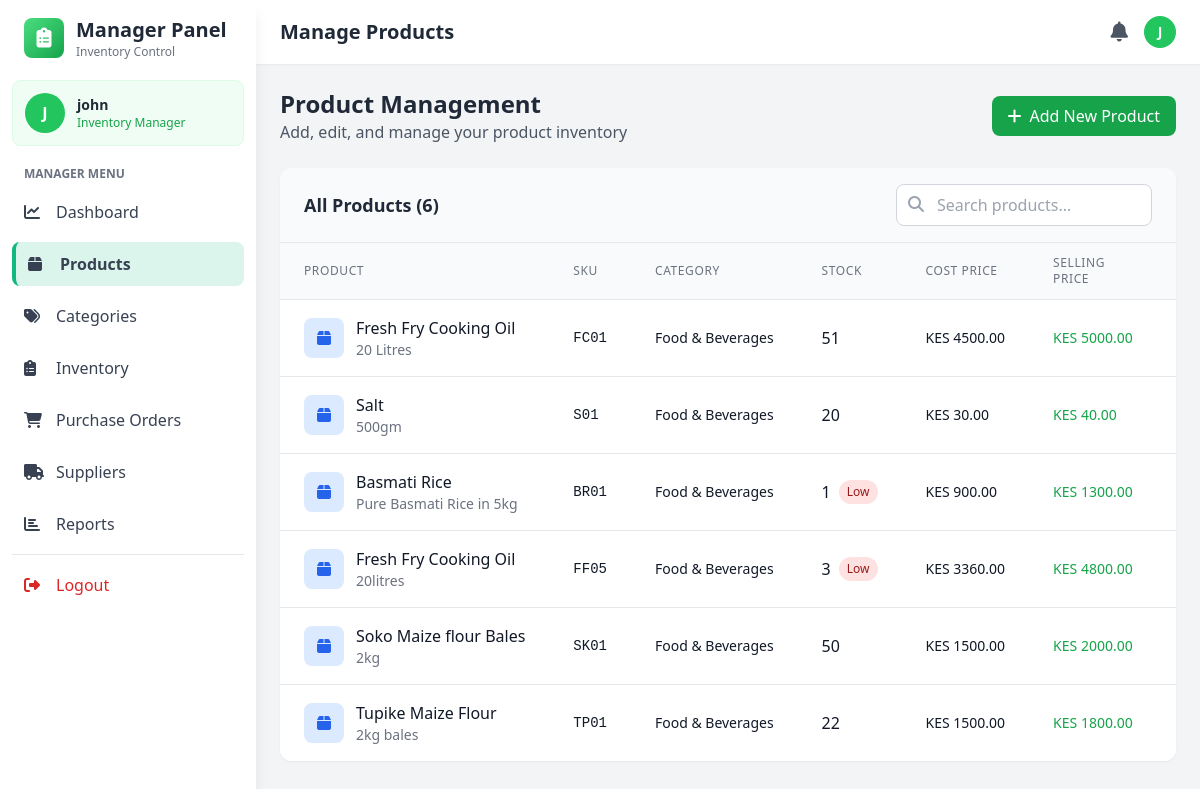
The page /manager/products (signed in) on the database as committed earlier.
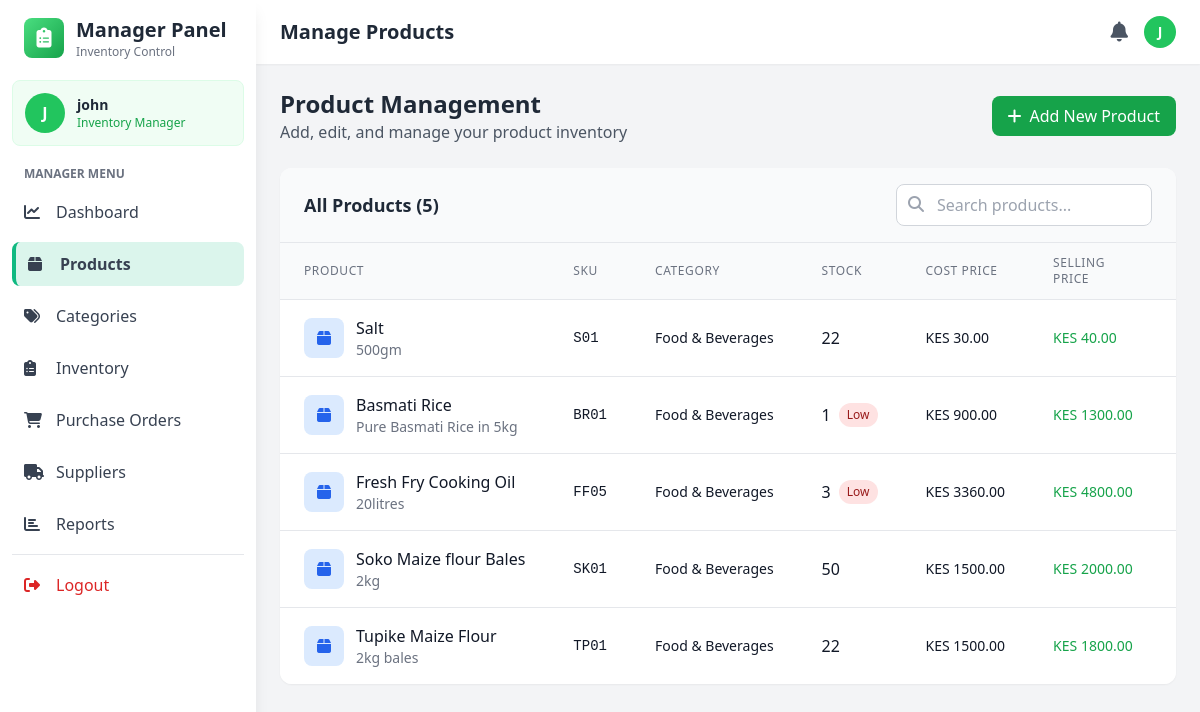
The same page on the database as committed later.
### models.py (models this page shows, shortened)
class Product(db.Model):
    __tablename__ = 'products'
    id = db.Column(db.Integer, primary_key=True)
    name = db.Column(db.String(200), nullable=False)
    sku = db.Column(db.String(50), unique=True, nullable=False)  # Stock code
    description = db.Column(db.Text)
    cost_price = db.Column(db.Float, nullable=False)
    selling_price = db.Column(db.Float, nullable=False)
    quantity = db.Column(db.Integer, default=0)
    reorder_level = db.Column(db.Integer, default=10)
    category_id = db.Column(db.Integer, db.ForeignKey('categories.id'), nullable=False)
    supplier_id = db.Column(db.Integer, db.ForeignKey('suppliers.id'), nullable=False)
    created_at = db.Column(db.DateTime, default=datetime.utcnow)
    updated_at = db.Column(db.DateTime, default=datetime.utcnow, onupdate=datetime.utcnow)
    is_active = db.Column(db.Boolean, default=True)
    image_url = db.Column(db.String(500))  # For Cloudinary image URLs
    unit = db.Column(db.String(50), default='piece')  # piece, kg, liter, pack, box, etc.
    category = db.relationship('Category', backref='products')
    supplier = db.relationship('Supplier', backref='products')

class Category(db.Model):
    __tablename__ = 'categories'
    id = db.Column(db.Integer, primary_key=True)
    name = db.Column(db.String(100), unique=True, nullable=False)
    description = db.Column(db.Text)
    created_at = db.Column(db.DateTime, default=datetime.utcnow)

### app.py (the view)
@app.route('/manager/products')
@login_required
def manage_products():
    if current_user.role not in ['admin', 'manager']:
        flash('Access denied. Manager access required.', 'danger')
        return redirect(url_for('index'))
    products = Product.query.all()
    categories = Category.query.all()
    suppliers = Supplier.query.all()
    return render_template('manager/products.html',
                         products=products,
                         categories=categories,
                         suppliers=suppliers)

### app.py (called while the page is built)
@login_manager.user_loader
def load_user(user_id):
    return User.query.get(int(user_id))

### templates/manager/products.html (shortened to what the changed rows need)
<!DOCTYPE html>
<html lang="en">
<head>
    <script src="https://cdn.tailwindcss.com"></script>
    <link rel="stylesheet" href="https://cdnjs.cloudflare.com/ajax/libs/font-awesome/6.4.0/css/all.min.css">
</head>
<body class="bg-gray-100">
    <aside class="fixed top-0 left-0 z-40 w-64 h-screen bg-white shadow-lg">
        <div class="h-full px-3 py-4 overflow-y-auto">
            <div class="flex items-center mb-5 px-3">
                <div class="ml-3">
                    <h2 class="text-xl font-bold text-gray-800">Manager Panel</h2>
                </div>
            </div>
        </div>
    </aside>
    <div class="ml-64">
        <header class="bg-white shadow-sm sticky top-0 z-30">
            <div class="flex items-center justify-between px-6 py-4">
                <h1 class="text-xl font-semibold text-gray-800">Manage Products</h1>
            </div>
        </header>
        <main class="p-6">
            <div class="flex justify-between items-center mb-6">
                <div>
                    <h2 class="text-2xl font-bold text-gray-800">Product Management</h2>
                </div>
            </div>
            <div class="bg-white rounded-xl shadow-sm overflow-hidden">
                <div class="px-6 py-4 border-b border-gray-200 bg-gray-50">
                    <div class="flex justify-between items-center">
                        <h3 class="text-lg font-semibold text-gray-800">All Products ({{ products|length }})</h3>
                        <div class="relative">
                            <input type="text" placeholder="Search products..." class="pl-10 pr-4 py-2 border border-gray-300 rounded-lg focus:ring-2 focus:ring-green-500 focus:border-transparent w-64">
                            <i class="fas fa-search absolute left-3 top-3 text-gray-400"></i>
                        </div>
                    </div>
                </div>
                <table class="min-w-full divide-y divide-gray-200">
                    <thead class="bg-gray-50">
                        <tr>
                            <th class="px-6 py-3 text-left text-xs font-medium text-gray-500 uppercase tracking-wider">Product</th>
                            <th class="px-6 py-3 text-left text-xs font-medium text-gray-500 uppercase tracking-wider">SKU</th>
                            <th class="px-6 py-3 text-left text-xs font-medium text-gray-500 uppercase tracking-wider">Category</th>
                            <th class="px-6 py-3 text-left text-xs font-medium text-gray-500 uppercase tracking-wider">Stock</th>
                            <th class="px-6 py-3 text-left text-xs font-medium text-gray-500 uppercase tracking-wider">Cost Price</th>
                            <th class="px-6 py-3 text-left text-xs font-medium text-gray-500 uppercase tracking-wider">Selling Price</th>
                            <th class="px-6 py-3 text-left text-xs font-medium text-gray-500 uppercase tracking-wider">Status</th>
                        </tr>
                    </thead>
                    <tbody class="bg-white divide-y divide-gray-200">
                        {% for product in products %}
                        <tr class="hover:bg-gray-50">
                            <td class="px-6 py-4 whitespace-nowrap">
                                <div class="flex items-center">
                                    <div class="w-10 h-10 bg-blue-100 rounded-lg flex items-center justify-center mr-3">
                                        <i class="fas fa-box text-blue-600"></i>
                                    </div>
                                    <div>
                                        <div class="font-medium text-gray-900">{{ product.name }}</div>
                                        <div class="text-sm text-gray-500 truncate max-w-xs">{{ product.description or 'No description' }}</div>
                                    </div>
                                </div>
                            </td>
                            <td class="px-6 py-4 whitespace-nowrap text-sm text-gray-900 font-mono">{{ product.sku }}</td>
                            <td class="px-6 py-4 whitespace-nowrap text-sm text-gray-900">{{ product.category.name }}</td>
                            <td class="px-6 py-4 whitespace-nowrap">
                                <div class="flex items-center">
                                    <span class="font-medium text-gray-900">{{ product.quantity }}</span>
                                    {% if product.quantity <= product.reorder_level %}
                                    <span class="ml-2 bg-red-100 text-red-800 text-xs px-2 py-1 rounded-full">Low</span>
                                    {% endif %}
                                </div>
                            </td>
                            <td class="px-6 py-4 whitespace-nowrap text-sm text-gray-900">KES {{ "%.2f"|format(product.cost_price) }}</td>
                            <td class="px-6 py-4 whitespace-nowrap text-sm font-medium text-green-600">KES {{ "%.2f"|format(product.selling_price) }}</td>
                            <td class="px-6 py-4 whitespace-nowrap">
                            </td>
                        </tr>
                        {% endfor %}
                    </tbody>
                </table>
            </div>
        </main>
    </div>
</body>
</html>

Rows that differ between the two databases and show on the page:
removed Product: name "Fresh Fry Cooking Oil", description "20 Litres", sku "FC01", category.name "Food & Beverages", quantity "51", cost_price "4500.00", selling_price "5000.00"
changed Product "Salt": quantity "20" → "22"
Other text that changed with them:
{{ products|length }}: "6" → "5"
